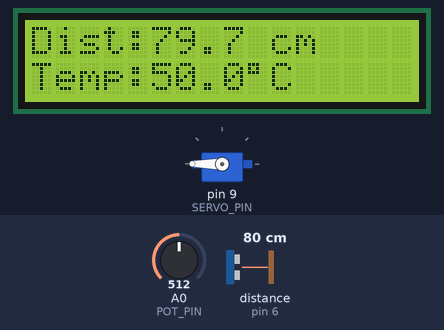
Simulated run of this sketch. Board: Arduino Uno, built with avr-gcc and run on an emulated ATmega328P. On the bench: 16×2 character LCD, servo. Wiring (inferred from the names in the program): ultrasonic range finder: trigger pin 7; echo pin 6. The test bench sets the inputs (shaded band); at power-on: distance to the obstacle (sensor on pin 6) 80 cm, A0 (POT_PIN) = 512. The echo pulse lasts 58.3 µs per cm; the local clock reads 2024-03-15 10:24:30 at power-on unless the sketch sets it; what the sketch prints to the serial monitor is not drawn.

Above: at 3.2 s.
3.3 s: distance to the obstacle (sensor on pin 6) set to 2 cm
At 5.9 s:
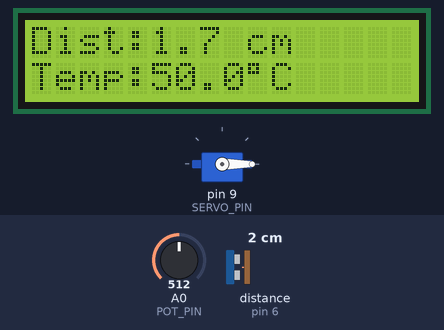
6.3 s: distance to the obstacle (sensor on pin 6) set to 35 cm
At 7.6 s:
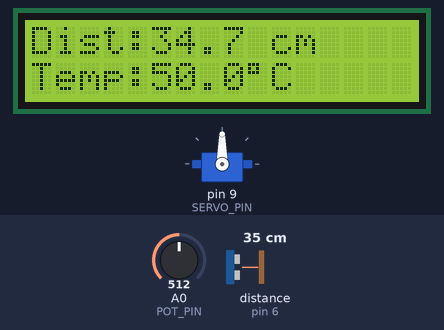
8.6 s: A0 (POT_PIN) set to 109
At 9.8 s:
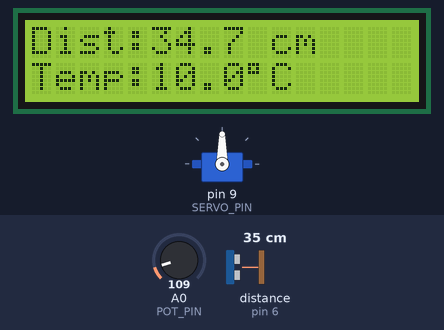
10.1 s: A0 (POT_PIN) set to 92
At 11.4 s:
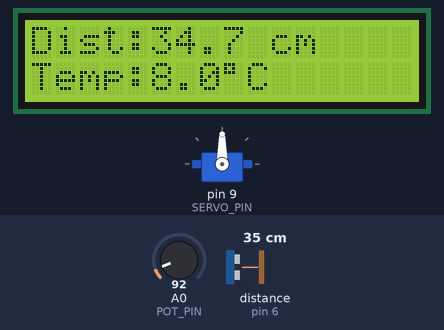
13.1 s: distance to the obstacle (sensor on pin 6) set to 22 cm
At 15.4 s:
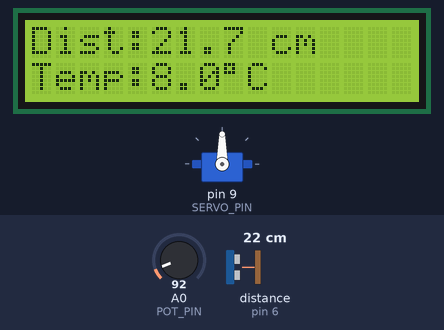
15.6 s: distance to the obstacle (sensor on pin 6) set to 19 cm
At 17.0 s:
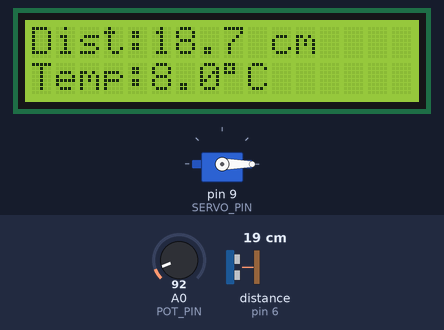
Timing chart, 0 to 18.6 s (numbered marks = the images above; inputs shaded):
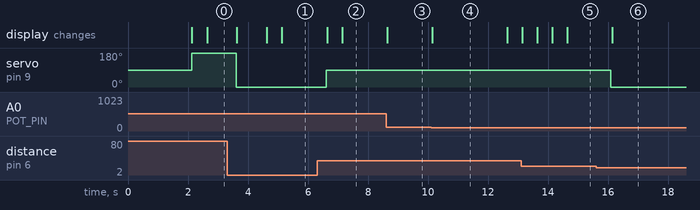

Measured:
- the behaviour switches between 21 and 20 cm on distance to the obstacle (sensor on pin 6) (found by bisection; images 5 and 6)
- after the input at 3.3 s, servo on pin 9 (SERVO_PIN): 180° → 0° after 0.31 s; the display: changes after 0.33 s (image 1)
- after the input at 6.3 s, servo on pin 9 (SERVO_PIN): 0° → 90° after 0.31 s; the display: first changes after 0.34 s (image 2 shows a later state)
- after the input at 8.6 s, the display: changes at once (image 3)
- after the input at 10.1 s, the display: changes at once (image 4)
- after the input at 13.1 s, the display: first differs from a run without the input after 0.54 s (image 5)
- after the input at 15.6 s, servo on pin 9 (SERVO_PIN): 90° → 0° after 0.50 s; the display: changes after 0.54 s (image 6)

The sketch:

ejercicio1.ino
```cpp
#include <Wire.h>
#include <LiquidCrystal_I2C.h>
#include <Servo.h>
#include <RTClib.h>

// ── Pines ─────────────────────────────────────────────────
#define TRIG_PIN   7
#define ECHO_PIN   6
#define POT_PIN    A0
#define SERVO_PIN  9

// ── Umbrales servo ─────────────────────────────────────────
#define DIST_CERCA 20    // cm -> servo 0°
#define DIST_MEDIA 60    // cm -> servo 90°  |  >60 -> 180°

// ── Objetos ────────────────────────────────────────────────
LiquidCrystal_I2C lcd(0x27, 16, 2);
Servo miServo;
RTC_DS3231 rtc;

// ── Timers no bloqueantes ──────────────────────────────────
unsigned long tSensor = 0;
unsigned long tCSV    = 0;
const long INT_SENSOR = 500;    // leer sensores cada 500 ms
const long INT_CSV    = 2000;   // imprimir CSV cada 2 s

// ── Variables globales ─────────────────────────────────────
float distancia = 0;
int   potRaw    = 0;
int   servoPos  = 90;
float temp      = 0;
float volt      = 0;
bool  headerOK  = false;

// ── Funcion: medir distancia HC-SR04 ──────────────────────
float medirDistancia() {
  digitalWrite(TRIG_PIN, LOW);
  delayMicroseconds(2);
  digitalWrite(TRIG_PIN, HIGH);
  delayMicroseconds(10);
  digitalWrite(TRIG_PIN, LOW);
  long dur = pulseIn(ECHO_PIN, HIGH, 30000); // timeout 30 ms
  if (dur == 0) return -1;                   // sin eco
  return (dur * 0.0343) / 2.0;
}

// ──────────────────────────────────────────────────────────
void setup() {
  Serial.begin(9600);
  pinMode(TRIG_PIN, OUTPUT);
  pinMode(ECHO_PIN, INPUT);

  lcd.init();
  lcd.backlight();
  miServo.attach(SERVO_PIN);

  rtc.begin();
  if (rtc.lostPower())
    rtc.adjust(DateTime(F(__DATE__), F(__TIME__)));

  // Pantalla de bienvenida
  lcd.setCursor(0, 0); lcd.print("  IoT Station   ");
  lcd.setCursor(0, 1); lcd.print("  EPIS UNSA     ");
  delay(2000);
}

// ──────────────────────────────────────────────────────────
void loop() {
  int porcentaje = map(potRaw, 0, 1023, 0, 100);
  unsigned long ahora = millis();

  // ── Lectura de sensores cada 500 ms ─────────────────────
  if (ahora - tSensor >= INT_SENSOR) {
    tSensor = ahora;

    distancia = medirDistancia();
    potRaw    = analogRead(POT_PIN);

    // EJ. 1: convertir ADC a temperatura y voltaje
    temp = map(potRaw, 0, 1023, 0, 100);    // 0-100 °C
    volt = potRaw * (5.0 / 1023.0);         // voltaje real

    // Control servo por distancia
    if (distancia > 0 && distancia <= DIST_CERCA) servoPos = 0;
    else if (distancia <= DIST_MEDIA)              servoPos = 90;
    else                                           servoPos = 180;
    miServo.write(servoPos);

    // ── LCD linea 1: distancia ──────────────────────────
    lcd.setCursor(0, 0);
    lcd.print("Dist:");
    if (distancia < 0) {
      lcd.print(" Sin eco    ");
    } else {
      lcd.print(distancia, 1);
      lcd.print(" cm     ");
    }

    // ── LCD linea 2: temperatura simulada (EJ. 1) ───────
    lcd.setCursor(0, 1);
    lcd.print("Temp:");
    lcd.print(temp, 1);
    lcd.print((char)223);   // simbolo °
    lcd.print("C       ");

    // ── Monitor Serial: depuracion ──────────────────────
    Serial.print("Dist:");    Serial.print(distancia, 1);
    Serial.print(" Pot:");    Serial.print(potRaw);
    Serial.print(" Volt:");   Serial.print(volt, 3);
    Serial.print("V Temp:");  Serial.print(temp, 1);
    Serial.print("C Srv:");   Serial.println(servoPos);
    Serial.print("Potenciometro: "); Serial.print(porcentaje); Serial.println("%");
  }

  // ── CSV por Serial cada 2 s (sustituye microSD) ─────────
  if (ahora - tCSV >= INT_CSV) {
    tCSV = ahora;
    DateTime now = rtc.now();

    // Imprimir cabecera una sola vez
    if (!headerOK) {
      Serial.println("Timestamp,Dist_cm,Pot_raw,Volt_V,Temp_C,Servo_deg");
      headerOK = true;
    }

    // Linea de datos
    Serial.print(now.timestamp(DateTime::TIMESTAMP_FULL));
    Serial.print(','); Serial.print(distancia, 1);
    Serial.print(','); Serial.print(potRaw);
    Serial.print(','); Serial.print(volt, 3);
    Serial.print(','); Serial.print(temp, 1);
    Serial.print(','); Serial.println(servoPos);
  }
}
```
